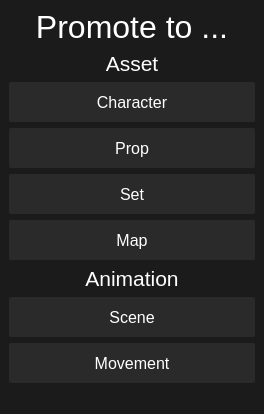
<?xml version="1.0" encoding="UTF-8"?>
<ui version="4.0">
 <class>MainWindow</class>
 <widget class="QMainWindow" name="MainWindow">
  <property name="geometry">
   <rect>
    <x>0</x>
    <y>0</y>
    <width>260</width>
    <height>395</height>
   </rect>
  </property>
  <property name="windowTitle">
   <string>MainWindow</string>
  </property>
  <property name="styleSheet">
   <string notr="true">background-color: #1B1B1B;</string>
  </property>
  <widget class="QWidget" name="centralwidget">
   <property name="styleSheet">
    <string notr="true"/>
   </property>
   <layout class="QVBoxLayout" name="verticalLayout_2">
    <item>
     <layout class="QVBoxLayout" name="verticalLayout">
      <item>
       <widget class="QLabel" name="label">
        <property name="font">
         <font>
          <pointsize>24</pointsize>
         </font>
        </property>
        <property name="whatsThis">
         <string/>
        </property>
        <property name="styleSheet">
         <string notr="true">color: rgb(255, 255, 255);</string>
        </property>
        <property name="text">
         <string>Promote to ...</string>
        </property>
        <property name="textFormat">
         <enum>Qt::AutoText</enum>
        </property>
        <property name="scaledContents">
         <bool>true</bool>
        </property>
        <property name="alignment">
         <set>Qt::AlignCenter</set>
        </property>
       </widget>
      </item>
      <item>
       <widget class="QLabel" name="label_2">
        <property name="font">
         <font>
          <pointsize>16</pointsize>
         </font>
        </property>
        <property name="whatsThis">
         <string/>
        </property>
        <property name="styleSheet">
         <string notr="true">color: rgb(255, 255, 255);</string>
        </property>
        <property name="text">
         <string>Asset</string>
        </property>
        <property name="textFormat">
         <enum>Qt::AutoText</enum>
        </property>
        <property name="scaledContents">
         <bool>true</bool>
        </property>
        <property name="alignment">
         <set>Qt::AlignCenter</set>
        </property>
       </widget>
      </item>
      <item>
       <widget class="QPushButton" name="pushButton">
        <property name="enabled">
         <bool>true</bool>
        </property>
        <property name="sizePolicy">
         <sizepolicy hsizetype="Expanding" vsizetype="Fixed">
          <horstretch>50</horstretch>
          <verstretch>40</verstretch>
         </sizepolicy>
        </property>
        <property name="minimumSize">
         <size>
          <width>40</width>
          <height>40</height>
         </size>
        </property>
        <property name="sizeIncrement">
         <size>
          <width>60</width>
          <height>60</height>
         </size>
        </property>
        <property name="baseSize">
         <size>
          <width>60</width>
          <height>650</height>
         </size>
        </property>
        <property name="font">
         <font>
          <pointsize>12</pointsize>
         </font>
        </property>
        <property name="styleSheet">
         <string notr="true">QPushButton{
	background-color: rgb(42, 42, 42);
	color: rgb(255, 255, 255);
	border-radius: 2px;
}
QPushButton:hover {
	background-color: rgb(50, 50, 50);

}
QPushButton:pressed {
	background-color: rgb(10, 10, 10);

}</string>
        </property>
        <property name="text">
         <string>Character</string>
        </property>
       </widget>
      </item>
      <item>
       <widget class="QPushButton" name="pushButton_2">
        <property name="enabled">
         <bool>true</bool>
        </property>
        <property name="sizePolicy">
         <sizepolicy hsizetype="Expanding" vsizetype="Fixed">
          <horstretch>50</horstretch>
          <verstretch>40</verstretch>
         </sizepolicy>
        </property>
        <property name="minimumSize">
         <size>
          <width>40</width>
          <height>40</height>
         </size>
        </property>
        <property name="sizeIncrement">
         <size>
          <width>60</width>
          <height>60</height>
         </size>
        </property>
        <property name="baseSize">
         <size>
          <width>60</width>
          <height>650</height>
         </size>
        </property>
        <property name="font">
         <font>
          <pointsize>12</pointsize>
         </font>
        </property>
        <property name="styleSheet">
         <string notr="true">QPushButton{
	background-color: rgb(42, 42, 42);
	color: rgb(255, 255, 255);
	border-radius: 2px;
}
QPushButton:hover {
	background-color: rgb(50, 50, 50);

}
QPushButton:pressed {
	background-color: rgb(10, 10, 10);

}</string>
        </property>
        <property name="text">
         <string>Prop</string>
        </property>
       </widget>
      </item>
      <item>
       <widget class="QPushButton" name="pushButton_3">
        <property name="enabled">
         <bool>true</bool>
        </property>
        <property name="sizePolicy">
         <sizepolicy hsizetype="Expanding" vsizetype="Fixed">
          <horstretch>50</horstretch>
          <verstretch>40</verstretch>
         </sizepolicy>
        </property>
        <property name="minimumSize">
         <size>
          <width>40</width>
          <height>40</height>
         </size>
        </property>
        <property name="sizeIncrement">
         <size>
          <width>60</width>
          <height>60</height>
         </size>
        </property>
        <property name="baseSize">
         <size>
          <width>60</width>
          <height>650</height>
         </size>
        </property>
        <property name="font">
         <font>
          <pointsize>12</pointsize>
         </font>
        </property>
        <property name="styleSheet">
         <string notr="true">QPushButton{
	background-color: rgb(42, 42, 42);
	color: rgb(255, 255, 255);
	border-radius: 2px;
}
QPushButton:hover {
	background-color: rgb(50, 50, 50);

}
QPushButton:pressed {
	background-color: rgb(10, 10, 10);

}</string>
        </property>
        <property name="text">
         <string>Set</string>
        </property>
       </widget>
      </item>
      <item>
       <widget class="QPushButton" name="pushButton_4">
        <property name="enabled">
         <bool>true</bool>
        </property>
        <property name="sizePolicy">
         <sizepolicy hsizetype="Expanding" vsizetype="Fixed">
          <horstretch>50</horstretch>
          <verstretch>40</verstretch>
         </sizepolicy>
        </property>
        <property name="minimumSize">
         <size>
          <width>40</width>
          <height>40</height>
         </size>
        </property>
        <property name="sizeIncrement">
         <size>
          <width>60</width>
          <height>60</height>
         </size>
        </property>
        <property name="baseSize">
         <size>
          <width>60</width>
          <height>650</height>
         </size>
        </property>
        <property name="font">
         <font>
          <pointsize>12</pointsize>
         </font>
        </property>
        <property name="styleSheet">
         <string notr="true">QPushButton{
	background-color: rgb(42, 42, 42);
	color: rgb(255, 255, 255);
	border-radius: 2px;
}
QPushButton:hover {
	background-color: rgb(50, 50, 50);

}
QPushButton:pressed {
	background-color: rgb(10, 10, 10);

}</string>
        </property>
        <property name="text">
         <string>Map</string>
        </property>
       </widget>
      </item>
      <item>
       <widget class="QLabel" name="label_3">
        <property name="font">
         <font>
          <pointsize>16</pointsize>
         </font>
        </property>
        <property name="whatsThis">
         <string/>
        </property>
        <property name="styleSheet">
         <string notr="true">color: rgb(255, 255, 255);</string>
        </property>
        <property name="text">
         <string>Animation</string>
        </property>
        <property name="textFormat">
         <enum>Qt::AutoText</enum>
        </property>
        <property name="scaledContents">
         <bool>true</bool>
        </property>
        <property name="alignment">
         <set>Qt::AlignCenter</set>
        </property>
       </widget>
      </item>
      <item>
       <widget class="QPushButton" name="pushButton_5">
        <property name="enabled">
         <bool>true</bool>
        </property>
        <property name="sizePolicy">
         <sizepolicy hsizetype="Expanding" vsizetype="Fixed">
          <horstretch>50</horstretch>
          <verstretch>40</verstretch>
         </sizepolicy>
        </property>
        <property name="minimumSize">
         <size>
          <width>40</width>
          <height>40</height>
         </size>
        </property>
        <property name="sizeIncrement">
         <size>
          <width>60</width>
          <height>60</height>
         </size>
        </property>
        <property name="baseSize">
         <size>
          <width>60</width>
          <height>650</height>
         </size>
        </property>
        <property name="font">
         <font>
          <pointsize>12</pointsize>
         </font>
        </property>
        <property name="styleSheet">
         <string notr="true">QPushButton{
	background-color: rgb(42, 42, 42);
	color: rgb(255, 255, 255);
	border-radius: 2px;
}
QPushButton:hover {
	background-color: rgb(50, 50, 50);

}
QPushButton:pressed {
	background-color: rgb(10, 10, 10);

}</string>
        </property>
        <property name="text">
         <string>Scene</string>
        </property>
       </widget>
      </item>
      <item>
       <widget class="QPushButton" name="pushButton_6">
        <property name="enabled">
         <bool>true</bool>
        </property>
        <property name="sizePolicy">
         <sizepolicy hsizetype="Expanding" vsizetype="Fixed">
          <horstretch>50</horstretch>
          <verstretch>40</verstretch>
         </sizepolicy>
        </property>
        <property name="minimumSize">
         <size>
          <width>40</width>
          <height>40</height>
         </size>
        </property>
        <property name="sizeIncrement">
         <size>
          <width>60</width>
          <height>60</height>
         </size>
        </property>
        <property name="baseSize">
         <size>
          <width>60</width>
          <height>650</height>
         </size>
        </property>
        <property name="font">
         <font>
          <pointsize>12</pointsize>
         </font>
        </property>
        <property name="styleSheet">
         <string notr="true">QPushButton{
	background-color: rgb(42, 42, 42);
	color: rgb(255, 255, 255);
	border-radius: 2px;
}
QPushButton:hover {
	background-color: rgb(50, 50, 50);

}
QPushButton:pressed {
	background-color: rgb(10, 10, 10);

}</string>
        </property>
        <property name="text">
         <string>Movement</string>
        </property>
       </widget>
      </item>
      <item>
       <spacer name="verticalSpacer">
        <property name="orientation">
         <enum>Qt::Vertical</enum>
        </property>
        <property name="sizeHint" stdset="0">
         <size>
          <width>246</width>
          <height>61</height>
         </size>
        </property>
       </spacer>
      </item>
     </layout>
    </item>
   </layout>
  </widget>
  <widget class="QMenuBar" name="menubar">
   <property name="geometry">
    <rect>
     <x>0</x>
     <y>0</y>
     <width>260</width>
     <height>18</height>
    </rect>
   </property>
  </widget>
  <widget class="QStatusBar" name="statusbar"/>
 </widget>
 <resources/>
 <connections/>
</ui>
